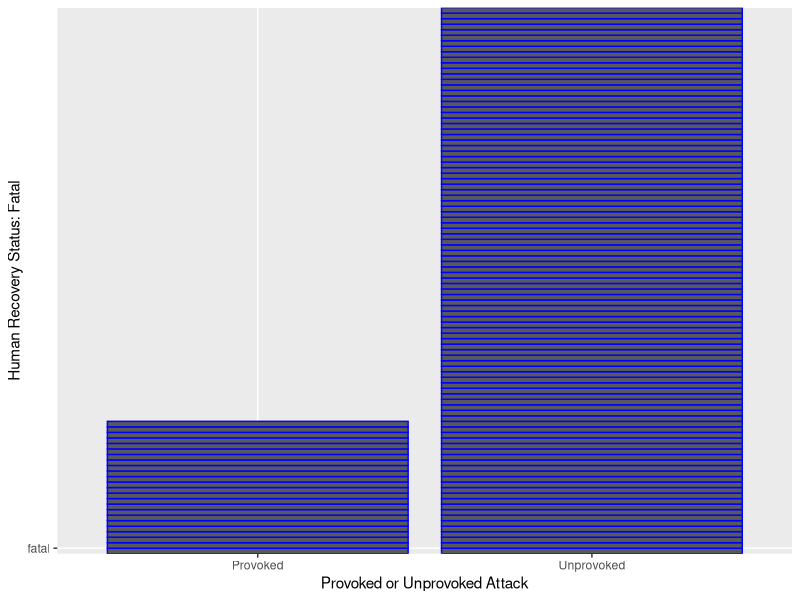
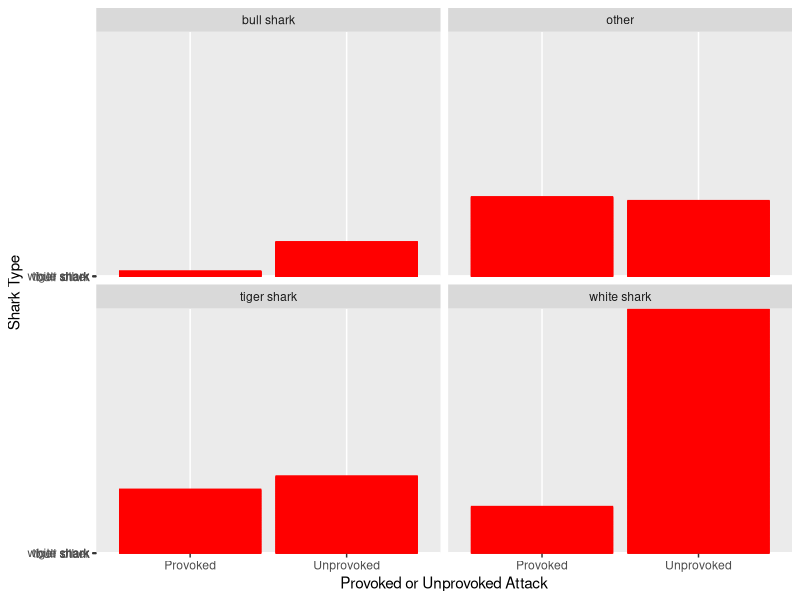

Here is the R script that generated these plots, in order:
# CODE FOR CECE-SHARKS PROJECT
# BASED ON DATA FROM AUSTRALIAN SHARK INCIDENT DATABASE

# R-packages required (copied from original database README file)
  # *** Uncomment following install.packages lines if you need to install ***
# install.packages("ggplot2")
# install.packages("dplyr")
# install.packages("forcats")
# install.packages("leaflet")
# install.packages("viridis")
# install.packages("scales")
# install.packages("ggmap")
# install.packages("gridExtra")
# install.packages("rgdal")
# install.packages("magrittr")
# install.packages("tibble")
# install.packages("ozmaps")
# install.packages("ggpubr")
#install.packages("rmarkdown")

library(ggplot2)
library(dplyr)
# library(forcats)
# library(leaflet)
# library(viridis)
# library(scales)
# library(ggmap)
# library(gridExtra)
# library(rgdal)
# library(magrittr)
# library(tibble)
# library(ozmaps)
# library(ggpubr)
# library(rmarkdown)

# Adding in data
top_sharks <- read.csv("AustralianSharkIncidentDatabase-main/data/top.sharks.csv")

# Answering the questions 
  # 1. Is there a correlation between if an attack is provoked and if the person was killed?

filtered_data_recovery <- select(top_sharks, Recovery.status, Provoked.unprovoked)
fatality_data <- filter(filtered_data_recovery, Recovery.status == "fatal", Provoked.unprovoked == c("Provoked", "Unprovoked"))

ggplot(data = fatality_data, mapping = aes(x = Provoked.unprovoked, y = Recovery.status)) +
  geom_bar(stat="identity", color="blue") +
  labs(x= "Provoked or Unprovoked Attack", y= "Human Recovery Status: Fatal")

  # 2. What kind of shark is most likely to participate in a provoked vs an unprovoked attack?

filtered_data_sharks <- select(top_sharks, Shark.common.name, Provoked.unprovoked) %>%
  filter(Provoked.unprovoked == "Provoked" | Provoked.unprovoked == "Unprovoked")

ggplot(data=filtered_data_sharks, mapping = aes(x = Provoked.unprovoked, y = Shark.common.name)) +
  geom_bar(stat="identity", color="red", na.rm=TRUE) +
  labs(x="Provoked or Unprovoked Attack", y = "Shark Type") +
  facet_wrap(~Shark.common.name)




